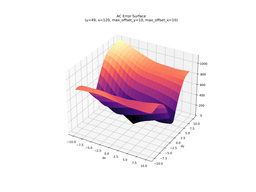
#> input picture images/autocorrelation_error_surface1.png, 256 x 192 px, shrunk from 3600 x 2700 before the run, given in place of hummingbird.png, which was not available
$ python example_harris.py
#> lines starting #> are read from the running program, lines starting #| are printed output that depends on the picture; pictures that were not available may be replaced by others from this repository, and a replacement may not be noted
### computer_vision/util/images.py
"""danielsinkin97@gmail.com"""

from pathlib import Path
from typing import Optional

import matplotlib.pyplot as plt
import numpy as np
from PIL import Image


def rgb_to_grayscale(rgb_image: np.ndarray) -> np.ndarray:
    """
    Takes in an image and converts it to grayscale based on https://en.wikipedia.org/wiki/Rec._601
    """
    rgb = rgb_image.astype(np.float32)
    grayscale = 0.2989 * rgb[..., 0] + 0.5870 * rgb[..., 1] + 0.1140 * rgb[..., 2]
    return grayscale


def load_image_as_array(path: Path) -> np.ndarray:
    """Loads an image and returns it as a numpy array."""
#> called with path = 'data/hummingbird.png'
    path = Path(path)
    with Image.open(path) as img:
#> img is the input picture: PIL image 256x192 RGBA; mean R, G, B, A 244, 233.4, 236.4, 255
        return np.array(img)


def plot_grayscale(
    array,
    title: Optional[str] = None,
    filename: Optional[str] = None,
    figsize: tuple[int, int] = (6, 6),
    **imshow_kwargs,
) -> None:
    """Plots the image as a grayscale image."""
    assert "cmap" not in imshow_kwargs
    assert "interpolation" not in imshow_kwargs
    assert "X" not in imshow_kwargs

    plt.figure(figsize=figsize)
    plt.imshow(array, cmap="gray", interpolation="nearest", **imshow_kwargs)
    plt.axis("off")
    if title is not None:
        plt.title(f"{title} {array.shape}")
    if filename is not None:
        if "." not in filename:
            filename = filename + ".png"
        plt.savefig(f"images/{filename}", dpi=300)

### computer_vision/src/filter.py
"""danielsinkin97@gmail.com"""

from enum import StrEnum

import numpy as np
from numpy._typing import DTypeLike  # type: ignore


class FilterType(StrEnum):
    """Contains all implemented linear filters."""

    BOX_5 = "box_5"
    BOX_10 = "box_10"
    BILINEAR = "bilinear"
    SOBEL_X = "sobel_x"
    SOBEL_Y = "sobel_y"
    CORNER = "corner"
    LAPLACIAN = "laplacian"
    GAUSS_3X3 = "gaussian_3x3"
    GAUSS_5X5 = "gaussian_5x5"
    GAUSS_7X7 = "gaussian_7x7"
    GAUSS_15X15 = "gaussian_15x15"


def get_filter(
    filter_name: FilterType | str = FilterType.GAUSS_5X5, dtype: DTypeLike = np.float32
) -> np.ndarray:
    """Allows selecting filters via their name."""
    match filter_name:
        case FilterType.BOX_5:
            filter_ = (1.0 / 25.0) * np.ones((5, 5))
        case FilterType.BOX_10:
            filter_ = (1.0 / 100.0) * np.ones((10, 10))
        case FilterType.BILINEAR:
            filter_ = (1.0 / 16.0) * np.array(
                [[1, 2, 1], [2, 4, 2], [1, 2, 1]], dtype=dtype
            )
        case FilterType.CORNER:
            filter_ = (1.0 / 4.0) * np.array([[1, -2, 1], [-2, 4, -2], [1, -2, 1]])
        case FilterType.SOBEL_X:
            filter_ = (1.0 / 8.0) * np.array(
                [[-1, 0, 1], [-2, 0, 2], [-1, 0, 1]], dtype=dtype
            )
        case FilterType.SOBEL_Y:
            filter_ = (1.0 / 8.0) * np.array(
                [[-1, -2, -1], [0, 0, 0], [1, 2, 1]], dtype=dtype
            )
        case FilterType.LAPLACIAN:
            filter_ = (1.0 / 8.0) * np.array(
                [[0, 1, 0], [1, -4, 1], [0, 1, 0]], dtype=dtype
            )
        case FilterType.GAUSS_3X3:
            filter_ = (1.0 / 16.0) * np.array(
                [[1, 2, 1], [2, 4, 2], [1, 2, 1]], dtype=dtype
            )
        case FilterType.GAUSS_5X5:
            filter_ = (1.0 / 256.0) * np.array(
                [
                    [1, 4, 6, 4, 1],
                    [4, 16, 24, 16, 4],
                    [6, 24, 36, 24, 6],
                    [4, 16, 24, 16, 4],
                    [1, 4, 6, 4, 1],
                ],
                dtype=dtype,
            )
        case FilterType.GAUSS_7X7:
            filter_ = (1.0 / 1003.0) * np.array(
                [
                    [0.0, 0.0, 1.0, 2.0, 1.0, 0.0, 0.0],
                    [0.0, 3.0, 13.0, 22.0, 13.0, 3.0, 0.0],
                    [1.0, 13.0, 59.0, 97.0, 59.0, 13.0, 1.0],
                    [2.0, 22.0, 97.0, 159.0, 97.0, 22.0, 2.0],
                    [1.0, 13.0, 59.0, 97.0, 59.0, 13.0, 1.0],
                    [0.0, 3.0, 13.0, 22.0, 13.0, 3.0, 0.0],
                    [0.0, 0.0, 1.0, 2.0, 1.0, 0.0, 0.0],
                ],
                dtype=dtype,
            )
        case FilterType.GAUSS_15X15:

            def gaussian_kernel(size: int, sigma: float) -> np.ndarray:
                ax = np.linspace(-(size // 2), size // 2, size)
                xx, yy = np.meshgrid(ax, ax)
                kernel = np.exp(-(xx**2 + yy**2) / (2.0 * sigma**2))
                return kernel / np.sum(kernel)

            filter_ = gaussian_kernel(15, sigma=3.0).astype(dtype)
        case _:
            raise ValueError(f"{filter_name=} is not supported!")

    return filter_


def apply_filter(
    image: np.ndarray,
    filter_: np.ndarray,
    flip_filter: bool = True,
    pad_same_size: bool = False,
) -> np.ndarray:
    """
    Applies a linear filter (1D or 2D) to the given image, either normally or flipped.
    """
#> called with filter_ = array of shape (3, 3), flip_filter = True, pad_same_size = True
    if filter_.ndim == 1:
        # Assume 1D filters are horizontal by default
        filter_ = filter_.reshape(1, -1)

    if flip_filter:
        _filter = np.flipud(np.fliplr(filter_))
    else:
        _filter = filter_

    f_h, f_w = _filter.shape
#> f_h = 3; f_w = 3

    if pad_same_size:
        pad_h, pad_w = f_h // 2, f_w // 2
#> pad_h = 1; pad_w = 1
        image = np.pad(image, ((pad_h, pad_h), (pad_w, pad_w)), mode="reflect")
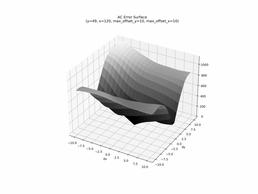
#> image: shape (194, 258) float32; min 0, max 255, mean 237.3

    i_h, i_w = image.shape
#> i_h = 194; i_w = 258

    r_h, r_w = i_h - f_h + 1, i_w - f_w + 1
#> r_h = 192; r_w = 256
    result = np.zeros((r_h, r_w), dtype=np.float32)

    for y in range(r_h):
        for x in range(r_w):
            region = image[y : y + f_h, x : x + f_w]
            result[y, x] = np.sum(region * _filter)
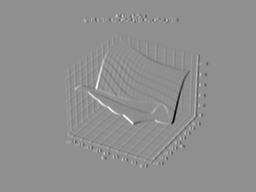
#> result: shape (192, 256) float32; min -116.3, max 90.45, mean 0; drawn with min black and max white

    return result

### examples/example_harris.py
import matplotlib.pyplot as plt

from computer_vision.util.images import (
    plot_grayscale,
    rgb_to_grayscale,
    load_image_as_array,
)
from computer_vision.src.filter import get_filter, apply_filter

image = rgb_to_grayscale(load_image_as_array("data/hummingbird.png"))

ix = apply_filter(image, get_filter("sobel_x"), pad_same_size=True)
iy = apply_filter(image, get_filter("sobel_y"), pad_same_size=True)
#> call 2 of apply_filter, with filter_ = array of shape (3, 3), flip_filter = True, pad_same_size = True
#> after the loop in apply_filter (call 2), `for y in range(r_h):`:
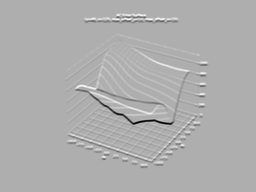
#> result: shape (192, 256) float32; min -125.6, max 58.24, mean 0; drawn with min black and max white

plot_grayscale(ix, title="I_x")
plot_grayscale(iy, title="I_y")

plot_grayscale(ix * iy, title="I_xI_y")

# Compute products of derivatives
ix2 = ix * ix
iy2 = iy * iy
ixy = ix * iy
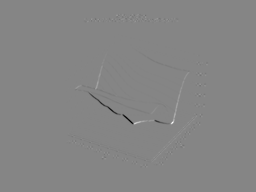
#> ixy: shape (192, 256) float32; min -8788.8, max 8040, mean -6.6; drawn with min black and max white

# Apply Gaussian smoothing (structure tensor weights)
sxx = apply_filter(ix2, get_filter("gaussian_5x5"), pad_same_size=True)
syy = apply_filter(iy2, get_filter("gaussian_5x5"), pad_same_size=True)
#> call 4 of apply_filter, with filter_ = array of shape (5, 5), flip_filter = True, pad_same_size = True
#> after the loop in apply_filter (call 4), `for y in range(r_h):`:
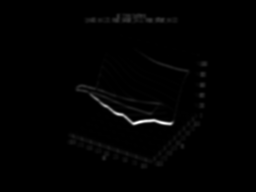
#> result: shape (192, 256) float32; min 1.46e-11, max 7599.9, mean 69.7; drawn with min black and max white
sxy = apply_filter(ixy, get_filter("gaussian_5x5"), pad_same_size=True)

# Optional: visualize the second-moment components
plot_grayscale(sxx, title="S_xx")
plot_grayscale(syy, title="S_yy")
plot_grayscale(sxy, title="S_xy")

# Harris response
alpha = 0.05

det_M = sxx * syy - sxy * sxy
trace_M = sxx + syy

R = det_M - alpha * (trace_M**2)
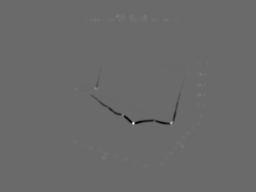
#> R: shape (192, 256) float32; min -3243857, max 4534951, mean -6352.8; drawn with min black and max white

plot_grayscale(R, title="Harris Response")

import numpy as np

p = 0.15
t = 0.3
plot_grayscale(
    p * image + (1.0 - p) * np.where(np.abs(R) > np.max(R) * t, 255.0, 0.0),
    title=f"Harris Response Thresholded\n{t=}, {p=} interpolate",
)
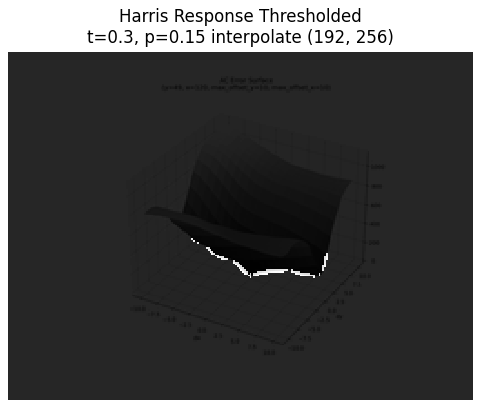
#> figure drawn by matplotlib, 1 panel

$ run again, on images/convolution_box_visualisation_20250411_043456.png
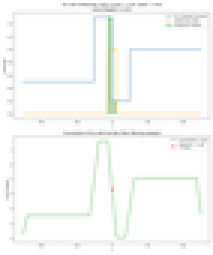
#> input picture images/convolution_box_visualisation_20250411_043456.png, 71 x 85 px, shrunk from 1000 x 1200 before the run, given in place of hummingbird.png, which was not available (shown 3 times larger)
#> in load_image_as_array, img is the input picture: PIL image 71x85 RGBA; mean R, G, B, A 248.8, 249.8, 248.5, 255
#> image: shape (89, 75) float32
#> after the loop in apply_filter (call 5), `for y in range(r_h):`:
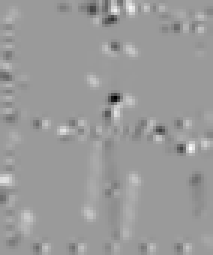
#> result: shape (85, 71) float32 (shown 3 times larger); min -88.24, max 57.34, mean 0.2; drawn with min black and max white
#> `)`:
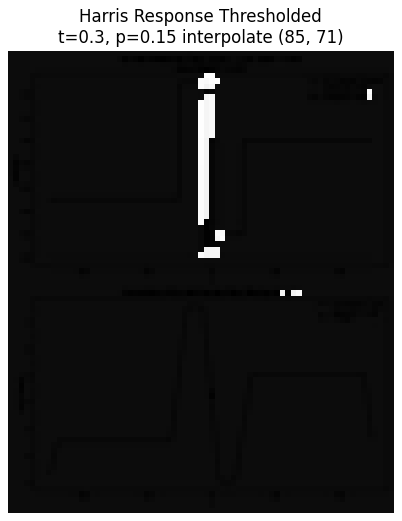
#> figure drawn by matplotlib, 1 panel
